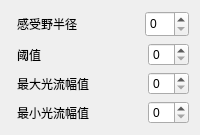
                <widget class="QWidget" name="page_3">
                 <layout class="QFormLayout" name="formLayout">
                  <item row="0" column="1">
                   <layout class="QVBoxLayout" name="verticalLayout_3">
                    <item>
                     <layout class="QHBoxLayout" name="horizontalLayout_16">
                      <item>
                       <widget class="QLabel" name="label_9">
                        <property name="text">
                         <string>感受野半径</string>
                        </property>
                       </widget>
                      </item>
                      <item>
                       <spacer name="horizontalSpacer_2">
                        <property name="orientation">
                         <enum>Qt::Horizontal</enum>
                        </property>
                        <property name="sizeHint" stdset="0">
                         <size>
                          <width>40</width>
                          <height>20</height>
                         </size>
                        </property>
                       </spacer>
                      </item>
                      <item>
                       <widget class="QSpinBox" name="spinBox">
                        <property name="minimumSize">
                         <size>
                          <width>44</width>
                          <height>26</height>
                         </size>
                        </property>
                       </widget>
                      </item>
                     </layout>
                    </item>
                    <item>
                     <layout class="QHBoxLayout" name="horizontalLayout_17">
                      <item>
                       <widget class="QLabel" name="label_12">
                        <property name="text">
                         <string>阈值</string>
                        </property>
                       </widget>
                      </item>
                      <item>
                       <spacer name="horizontalSpacer_3">
                        <property name="orientation">
                         <enum>Qt::Horizontal</enum>
                        </property>
                        <property name="sizeHint" stdset="0">
                         <size>
                          <width>40</width>
                          <height>20</height>
                         </size>
                        </property>
                       </spacer>
                      </item>
                      <item>
                       <widget class="QSpinBox" name="spinBox_2"/>
                      </item>
                     </layout>
                    </item>
                    <item>
                     <layout class="QHBoxLayout" name="horizontalLayout_18">
                      <item>
                       <widget class="QLabel" name="label_13">
                        <property name="text">
                         <string>最大光流幅值</string>
                        </property>
                       </widget>
                      </item>
                      <item>
                       <spacer name="horizontalSpacer_4">
                        <property name="orientation">
                         <enum>Qt::Horizontal</enum>
                        </property>
                        <property name="sizeHint" stdset="0">
                         <size>
                          <width>40</width>
                          <height>20</height>
                         </size>
                        </property>
                       </spacer>
                      </item>
                      <item>
                       <widget class="QSpinBox" name="spinBox_3"/>
                      </item>
                     </layout>
                    </item>
                    <item>
                     <layout class="QHBoxLayout" name="horizontalLayout_19">
                      <item>
                       <widget class="QLabel" name="label_14">
                        <property name="text">
                         <string>最小光流幅值</string>
                        </property>
                       </widget>
                      </item>
                      <item>
                       <spacer name="horizontalSpacer_5">
                        <property name="orientation">
                         <enum>Qt::Horizontal</enum>
                        </property>
                        <property name="sizeHint" stdset="0">
                         <size>
                          <width>40</width>
                          <height>20</height>
                         </size>
                        </property>
                       </spacer>
                      </item>
                      <item>
                       <widget class="QSpinBox" name="spinBox_4"/>
                      </item>
                     </layout>
                    </item>
                   </layout>
                  </item>
                 </layout>
                </widget>
